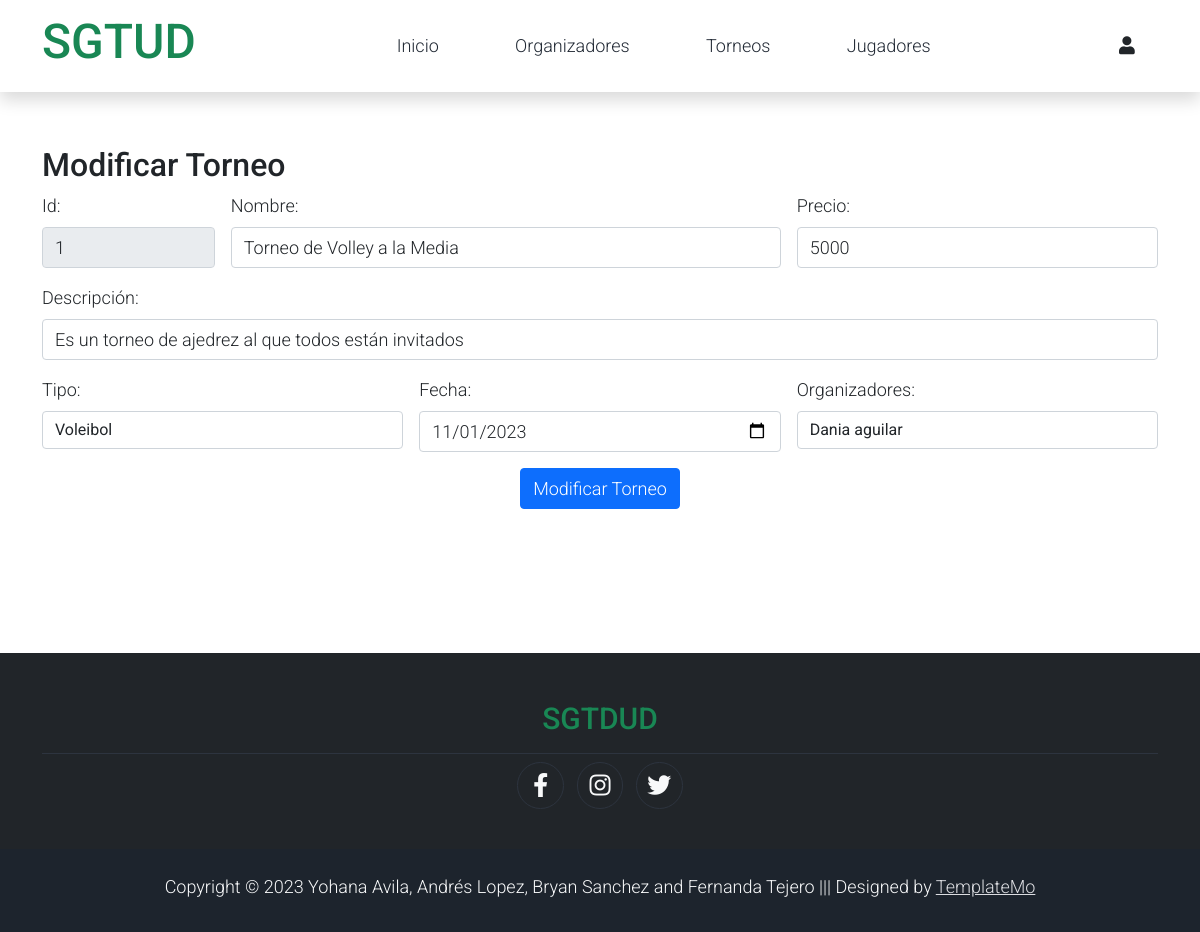
Before: /Administrador/modificar_torneo.php?id=1 with the older database file.
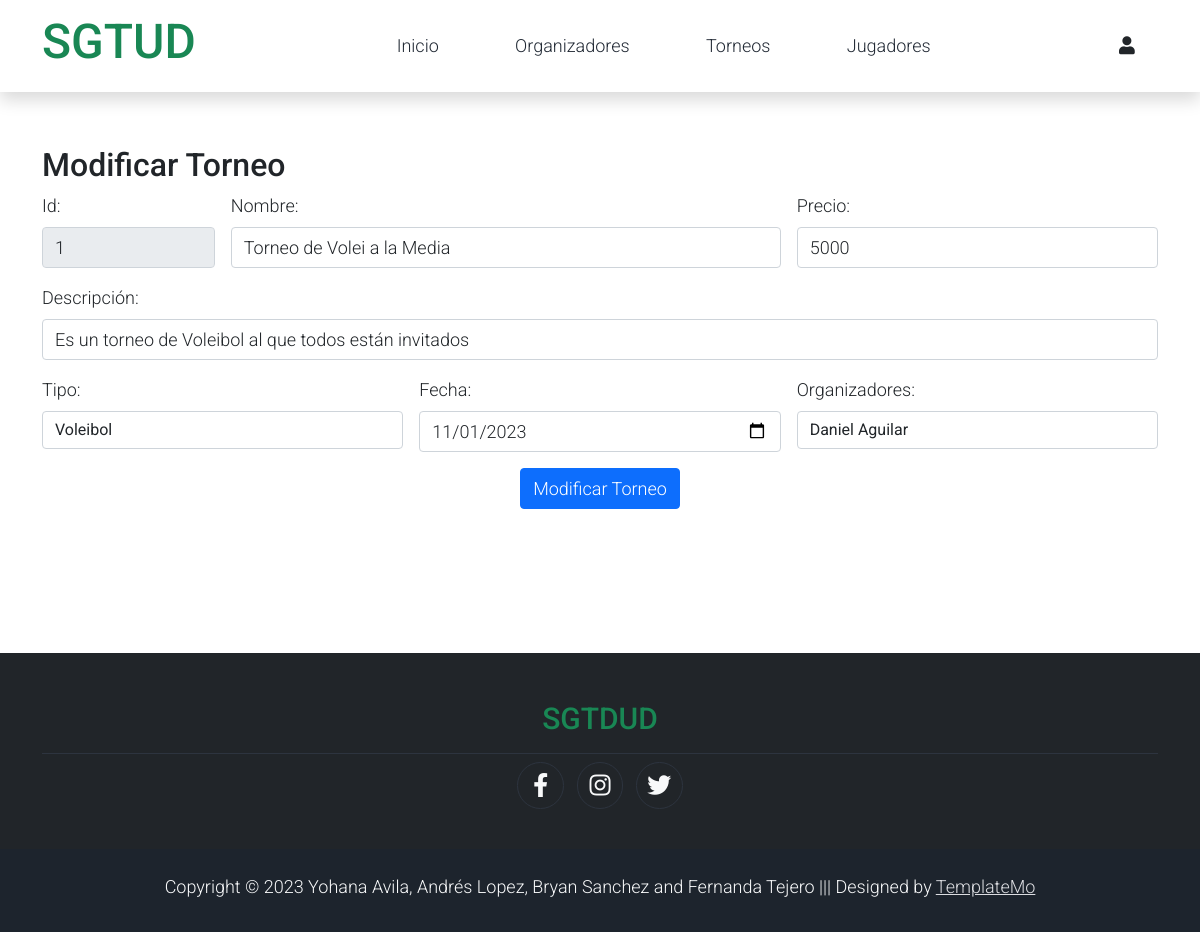
After: the same page with the newer database file.
### tables this page shows
CREATE TABLE torneo(
	id int PRIMARY KEY AUTO_INCREMENT,
    nombre varchar(50) not null,
    descripcion varchar(250),
    precio int not null,
    tipo varchar(50) not null,
    fecha date
);

### Administrador/modificar_torneo.php (the view, shortened to what the changed rows need)
<!DOCTYPE html>
<html lang="en">
<head>
    <link rel="stylesheet" href="../assets/css/bootstrap.min.css">
    <link rel="stylesheet" href="../assets/css/templatemo.css">
    <link rel="stylesheet" href="../assets/css/custom.css">
    <link rel="stylesheet" href="../assets/css/fontawesome.min.css">
</head>
<body>
    <?php
    include('./consultarSQL.php');
    $cod=$_GET['id'];
    $res0=buscartorneo($cod);
    foreach($res0 as $row){
    ?>
    <div class="container"> <br><br>
        <h2 class="text-black">Modificar Torneo</h2>
        <form action="./modificarTorneo.php" method="GET" class="row g-3">
            <div class="col-2">
                <label for="txt_Id" class="form-label">Id:</label>
                <input type="text" class="form-control" name="txt_Id" value="<?php echo $row['id']?>" readonly>
            </div>
            <div class="col-6">
                <label for="txt_nombre" class="form-label">Nombre: </label>
                <input type="text" class="form-control" name="txt_nombre"  value="<?php echo $row['nombre']?>"required>
            </div>
            <div class="col-4">
                <label for="txt_precio" class="form-label">Precio: </label>
                <input type="text" class="form-control" name="txt_precio" value="<?php echo $row['precio']?>"required>
            </div>
            <div class="col-12">
                <label for="txt_descripcion" class="form-label">Descripción: </label>
                <input type="text" class="form-control" name="txt_descripcion" value="<?php echo $row['descripcion']?>"required>
            </div>
            <div class="col-4">
                <label for="txt_tipo" class="form-label">Tipo: </label>
                <select name="txt_tipo" class="form-control"required>
                    <option value="Voleibol">Voleibol</option>
                </select>
            </div>
            <div class="col-4">
                <label for="txt_fecha" class="form-label">Fecha: </label>
                <input type="date" class="form-control" name="txt_fecha" value="<?php echo $row['fecha']?>">
            </div>
            <div class="col-4">
                <label for="txt_organizador" class="form-label">Organizadores: </label>
                <select name="txt_organizador" class="form-control"required>
                <?php
                    $res=consultarOrganizadoresAdm();
                    foreach($res as $row1){
                        if ($row1['habilitado']=='SI') {?>
                        <option value="<?php echo $row1['id']?>"><?php echo $row1['nombre']?></option>
                    <?php }}?>
                </select>
            </div>
            <?php }?>
            <center>
            </center>
        </form>
    </div>
    <footer class="bg-dark" id="tempaltemo_footer">
        <div class="container">
            <div class="col-md-12 pt-5">
                <h2 class="h2 text-success border-bottom pb-3 border-light logo text-center">SGTDUD</h2>
            </div>
        </div>
    </footer>
</body>
</html>

Changed rows visible on the page:
changed torneo id 1: txt_nombre "Torneo de Volley a la Media" → "Torneo de Volei a la Media"; txt_descripcion "Es un torneo de ajedrez al que todos están invitados" → "Es un torneo de Voleibol al que todos están invitados"; txt_organizador "Dania aguilar" → "Daniel Aguilar"
